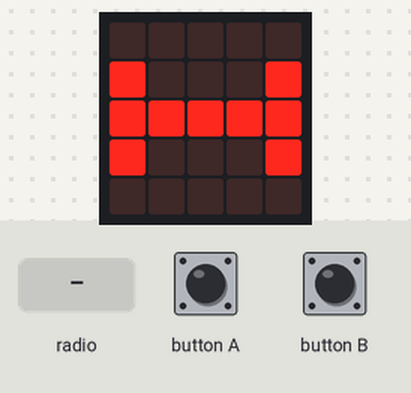
Simulated run of this program. Board: BBC micro:bit (MakeCode). On the bench: the board's 5×5 LED display. The inputs (shaded band) are chosen by the test bench.

Above: at 1.2 s.
1.3 s: radio message "1" arrives
At 1.88 s:
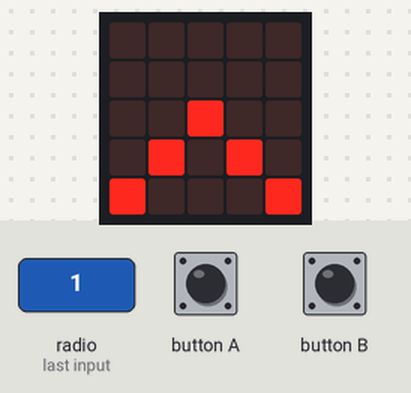
At 2.69 s:
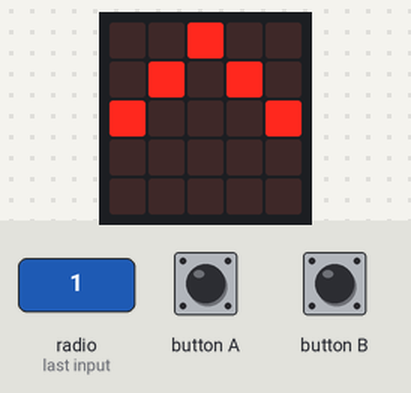
5.0 s: radio message "0" arrives
At 6.0 s:
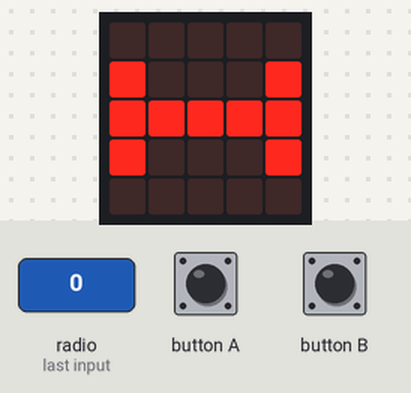
Timing chart, 0 to 8.0 s (numbered marks = the images above; inputs shaded):
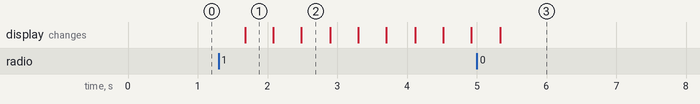

The program:

main.ts
```typescript
control.onEvent(EventBusSource.MICROBIT_ID_BUTTON_A, EventBusValue.MICROBIT_BUTTON_EVT_UP, function () {
    radio.sendNumber(0)
})
// 1 运行中
// 0 暂停
radio.onReceivedNumber(function (receivedNumber) {
    cardRun = receivedNumber
})
control.onEvent(EventBusSource.MICROBIT_ID_BUTTON_B, EventBusValue.MICROBIT_BUTTON_EVT_UP, function () {
    radio.sendNumber(1)
})
let cardRun = 0
cardRun = 0
radio.setGroup(708)
basic.forever(function () {
    if (cardRun == 1) {
        basic.showLeds(`
            . . . . .
            . . . . .
            . . # . .
            . # . # .
            # . . . #
            `)
        basic.showLeds(`
            . . . . .
            . . # . .
            . # . # .
            # . . . #
            . . . . .
            `)
        basic.showLeds(`
            . . # . .
            . # . # .
            # . . . #
            . . . . .
            . . . . .
            `)
    } else {
        basic.showLeds(`
            . . . . .
            # . . . #
            # # # # #
            # . . . #
            . . . . .
            `)
    }
})
```

test.ts
```typescript
// 在此处测试；当此软件包作为插件使用时，将不会编译此软件包。
```

Measured:
- after the input at 1.3 s, the display: changes after 0.38 s (image 1)
- after the input at 5.0 s, the display: changes after 0.34 s (image 3)
- what the display in image 1 shows lasts 0.4 s, from 1.7 s to 2.1 s
